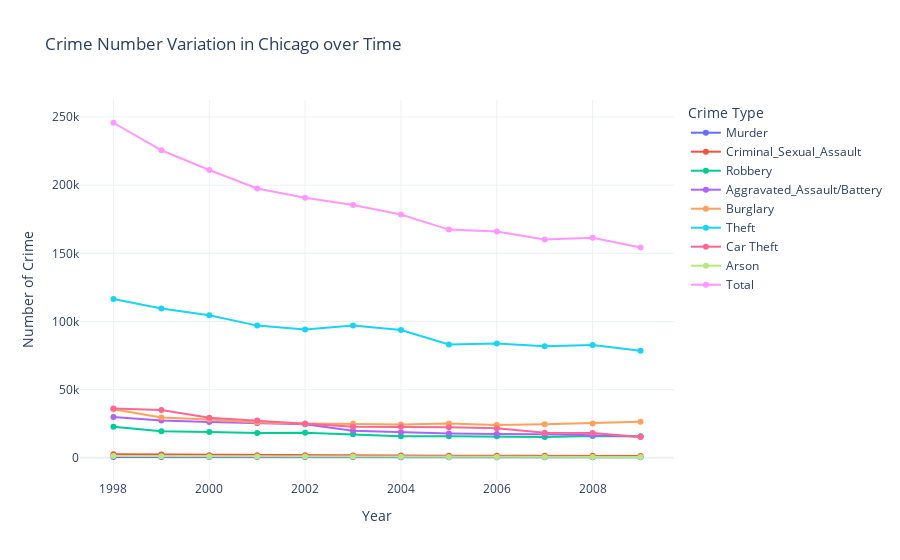

The notebook cell saved with this chart:
### Code cell
fig = px.line(data_melt, x="year", y="Crime_Number", color='Crime_Type',labels={
                     "year": "Year",
                     "Crime_Number": "Number of Crime",
                     "Crime_Type": "Crime Type"
                 },
                title="Crime Number Variation in Chicago over Time", template ="plotly_white")

fig.update_traces(mode='markers+lines')

fig.show()

### Figure 1 — Plotly figure (JSON) as saved in the notebook; plotly's stock layout.template omitted (floating-point values rounded to 4 significant figures)
{"data": [{"hovertemplate": "Crime Type=Murder<br>Year=%{x}<br>Number of Crime=%{y}<extra></extra>", "legendgroup": "Murder", "line": {"color": "#636efa", "dash": "solid"}, "mode": "markers+lines", "name": "Murder", "orientation": "v", "showlegend": true, "type": "scatter", "x": [1998, 1999, 2000, 2001, 2002, 2003, 2004, 2005, 2006, 2007, 2008, 2009], "xaxis": "x", "y": [676, 592, 582, 654, 629, 598, 445, 448, 487, 442, 510, 461], "yaxis": "y"}, {"hovertemplate": "Crime Type=Criminal_Sexual_Assault<br>Year=%{x}<br>Number of Crime=%{y}<extra></extra>", "legendgroup": "Criminal_Sexual_Assault", "line": {"color": "#EF553B", "dash": "solid"}, "mode": "markers+lines", "name": "Criminal_Sexual_Assault", "orientation": "v", "showlegend": true, "type": "scatter", "x": [1998, 1999, 2000, 2001, 2002, 2003, 2004, 2005, 2006, 2007, 2008, 2009], "xaxis": "x", "y": [2594, 2415, 1952, 1910, 1848, 1804, 1704, 1615, 1533, 1569, 1472, 1436], "yaxis": "y"}, {"hovertemplate": "Crime Type=Robbery<br>Year=%{x}<br>Number of Crime=%{y}<extra></extra>", "legendgroup": "Robbery", "line": {"color": "#00cc96", "dash": "solid"}, "mode": "markers+lines", "name": "Robbery", "orientation": "v", "showlegend": true, "type": "scatter", "x": [1998, 1999, 2000, 2001, 2002, 2003, 2004, 2005, 2006, 2007, 2008, 2009], "xaxis": "x", "y": [22828, 19598, 19018, 18255, 18339, 17321, 15893, 15922, 15854, 15321, 16077, 15817], "yaxis": "y"}, {"hovertemplate": "Crime Type=Aggravated_Assault/Battery<br>Year=%{x}<br>Number of Crime=%{y}<extra></extra>", "legendgroup": "Aggravated_Assault/Battery", "line": {"color": "#ab63fa", "dash": "solid"}, "mode": "markers+lines", "name": "Aggravated_Assault/Battery", "orientation": "v", "showlegend": true, "type": "scatter", "x": [1998, 1999, 2000, 2001, 2002, 2003, 2004, 2005, 2006, 2007, 2008, 2009], "xaxis": "x", "y": [30012, 27416, 26250, 25370, 24578, 19805, 18729, 17906, 17454, 17334, 16586, 15676], "yaxis": "y"}, {"hovertemplate": "Crime Type=Burglary<br>Year=%{x}<br>Number of Crime=%{y}<extra></extra>", "legendgroup": "Burglary", "line": {"color": "#FFA15A", "dash": "solid"}, "mode": "markers+lines", "name": "Burglary", "orientation": "v", "showlegend": true, "type": "scatter", "x": [1998, 1999, 2000, 2001, 2002, 2003, 2004, 2005, 2006, 2007, 2008, 2009], "xaxis": "x", "y": [35628, 29615, 28187, 25925, 25251, 25099, 24418, 25271, 24182, 24607, 25252, 26430], "yaxis": "y"}, {"hovertemplate": "Crime Type=Theft<br>Year=%{x}<br>Number of Crime=%{y}<extra></extra>", "legendgroup": "Theft", "line": {"color": "#19d3f3", "dash": "solid"}, "mode": "markers+lines", "name": "Theft", "orientation": "v", "showlegend": true, "type": "scatter", "x": [1998, 1999, 2000, 2001, 2002, 2003, 2004, 2005, 2006, 2007, 2008, 2009], "xaxis": "x", "y": [116432, 109577, 104639, 96984, 94205, 97068, 93766, 83132, 83910, 81833, 82771, 78487], "yaxis": "y"}, {"hovertemplate": "Crime Type=Car Theft<br>Year=%{x}<br>Number of Crime=%{y}<extra></extra>", "legendgroup": "Car Theft", "line": {"color": "#FF6692", "dash": "solid"}, "mode": "markers+lines", "name": "Car Theft", "orientation": "v", "showlegend": true, "type": "scatter", "x": [1998, 1999, 2000, 2001, 2002, 2003, 2004, 2005, 2006, 2007, 2008, 2009], "xaxis": "x", "y": [36281, 35144, 29413, 27405, 24924, 22784, 22744, 22435, 21788, 18416, 18176, 15348], "yaxis": "y"}, {"hovertemplate": "Crime Type=Arson<br>Year=%{x}<br>Number of Crime=%{y}<extra></extra>", "legendgroup": "Arson", "line": {"color": "#B6E880", "dash": "solid"}, "mode": "markers+lines", "name": "Arson", "orientation": "v", "showlegend": true, "type": "scatter", "x": [1998, 1999, 2000, 2001, 2002, 2003, 2004, 2005, 2006, 2007, 2008, 2009], "xaxis": "x", "y": [1305, 1225, 1055, 996, 1017, 945, 773, 680, 713, 695, 622, 604], "yaxis": "y"}, {"hovertemplate": "Crime Type=Total<br>Year=%{x}<br>Number of Crime=%{y}<extra></extra>", "legendgroup": "Total", "line": {"color": "#FF97FF", "dash": "solid"}, "mode": "markers+lines", "name": "Total", "orientation": "v", "showlegend": true, "type": "scatter", "x": [1998, 1999, 2000, 2001, 2002, 2003, 2004, 2005, 2006, 2007, 2008, 2009], "xaxis": "x", "y": [245756, 225582, 211096, 197499, 190791, 185424, 178472, 167409, 165921, 160217, 161466, 154259], "yaxis": "y"}], "layout": {"legend": {"title": {"text": "Crime Type"}, "tracegroupgap": 0}, "title": {"text": "Crime Number Variation in Chicago over Time"}, "xaxis": {"anchor": "y", "domain": [0, 1], "title": {"text": "Year"}}, "yaxis": {"anchor": "x", "domain": [0, 1], "title": {"text": "Number of Crime"}}}}
